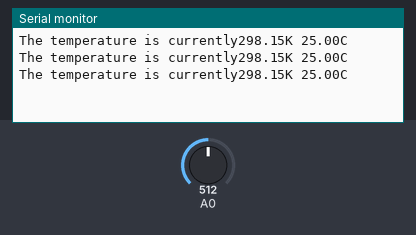
This sketch was run on a simulated Arduino Uno, built with avr-gcc and run on an emulated ATmega328P. On the bench: the last lines printed to the serial monitor. Inputs (shaded band) come from the test bench; at power-on: A0 = 512.

Above: at 1.3 s.
1.4 s: A0 set to 716
At 1.9 s:
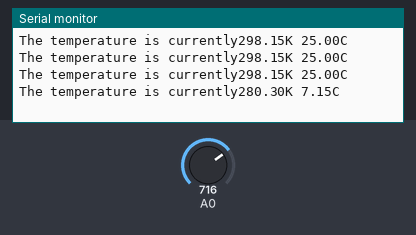
2.9 s: A0 set to 900
At 3.4 s:
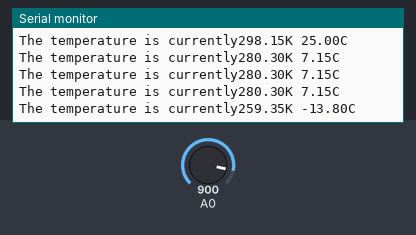
Timing chart, 0 to 5.9 s (numbered marks = the images above; inputs shaded):
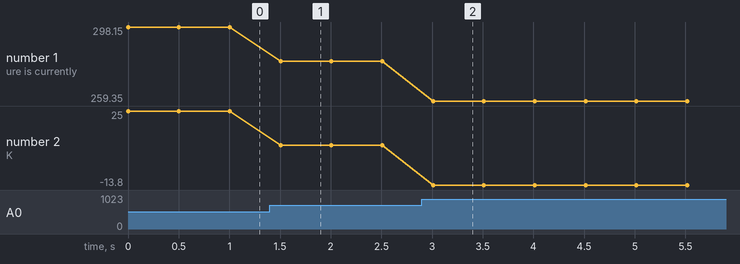

The sketch:

Temperature_Using_Thermistor.ino
```cpp
void setup() {
  Serial.begin(9600); //opens serial port and set baud to 9600
}


void loop() {
  int adcVal = analogRead(A0);                                  //creates an interger called adcVal and assigns it the value of A0
  float v = adcVal * 5.0 / 1024;                                //creates a float value for calculating the voltage
  float rt = 10 * v / (5 - v);                                  //creates a float for resistance using the voltage
  float tempK = 1 / (log(rt / 10) / 3950 + 1 / (273.15 + 25));  //creates a float value for the temperatue in kelvin
  float tempC = tempK - 273.15;                                 //creates a float value for the temerature in celsius

  //prints the following in the serial monitor
  Serial.print ("The temperature is currently");
  Serial.print (tempK);
  Serial.print ("K ");
  Serial.print (tempC);
  Serial.println ("C");
  delay(500); //waits 500ms before looping the program
}
```

Measured:
- after the input at 1.4 s, the serial monitor: prints a new line after 0.11 s (image 1)
- after the input at 2.9 s, the serial monitor: prints a new line after 0.11 s (image 2)
- plotted number 1: 298.15 → 280.3 after the input at 1.4 s, 280.3 → 259.35 after the input at 2.9 s
- plotted number 2: 25 → 7.15 after the input at 1.4 s, 7.15 → -13.8 after the input at 2.9 s
